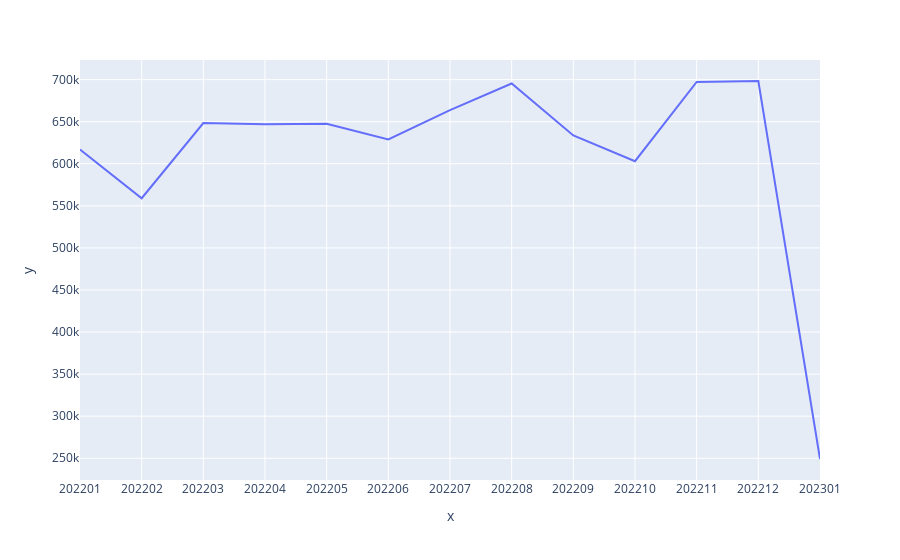

The notebook cell saved with this chart:
### Code cell
px.line(x=kis_month_stat.index.astype('str')
        , y=kis_month_stat.balanceSumDls)

### Figure 1 — Plotly figure (JSON) as saved in the notebook; plotly's stock layout.template omitted (floating-point values rounded to 4 significant figures)
{"data": [{"hovertemplate": "x=%{x}<br>y=%{y}<extra></extra>", "legendgroup": "", "line": {"color": "#636efa", "dash": "solid"}, "marker": {"symbol": "circle"}, "mode": "lines", "name": "", "orientation": "v", "showlegend": false, "type": "scatter", "x": ["202201", "202202", "202203", "202204", "202205", "202206", "202207", "202208", "202209", "202210", "202211", "202212", "202301"], "xaxis": "x", "y": [616946, 559026, 648441, 646926, 647674, 629003, 663861, 695414, 633616, 603098, 697242, 698399, 249096], "yaxis": "y"}], "layout": {"legend": {"tracegroupgap": 0}, "margin": {"t": 60}, "xaxis": {"anchor": "y", "domain": [0, 1], "title": {"text": "x"}}, "yaxis": {"anchor": "x", "domain": [0, 1], "title": {"text": "y"}}}}
